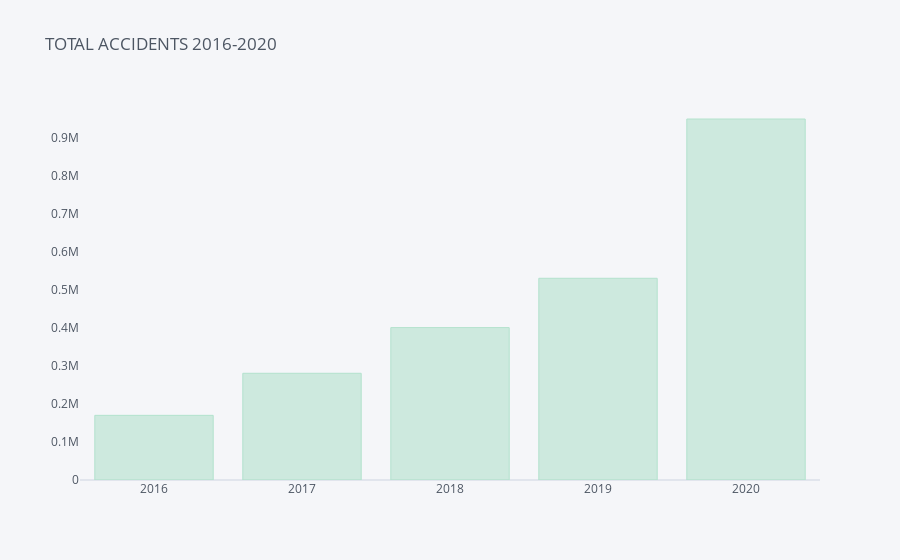

Notebook code for this chart:
### Markdown cell above
### Total accidents in year
- Number of accidents increase year by year, especilly almost double the accidents of 2019 in 2020. Although 2020 is the year of social distant, it seem there is an interest insight for this increasing.

### Code cell
df_panda.groupby('Year').ID.count().iplot(kind='bar',
                                         colorscale='pastel2',
                                         showgrid=False,
                                         title='TOTAL ACCIDENTS 2016-2020')

### Figure 1 — Plotly figure (JSON) as saved in the notebook; plotly's stock layout.template omitted (floating-point values rounded to 4 significant figures)
{"data": [{"marker": {"color": "rgba(179, 226, 205, 0.6)", "line": {"color": "rgba(179, 226, 205, 1.0)", "width": 1}}, "name": "ID", "orientation": "v", "text": "", "type": "bar", "x": [2016, 2017, 2018, 2019, 2020], "y": [170027, 280651, 400686, 530457, 949255]}], "layout": {"legend": {"bgcolor": "#F5F6F9", "font": {"color": "#4D5663"}}, "paper_bgcolor": "#F5F6F9", "plot_bgcolor": "#F5F6F9", "title": {"font": {"color": "#4D5663"}, "text": "TOTAL ACCIDENTS 2016-2020"}, "xaxis": {"gridcolor": "#E1E5ED", "showgrid": false, "tickfont": {"color": "#4D5663"}, "title": {"font": {"color": "#4D5663"}, "text": ""}, "zerolinecolor": "#E1E5ED"}, "yaxis": {"gridcolor": "#E1E5ED", "showgrid": false, "tickfont": {"color": "#4D5663"}, "title": {"font": {"color": "#4D5663"}, "text": ""}, "zerolinecolor": "#E1E5ED"}}}
